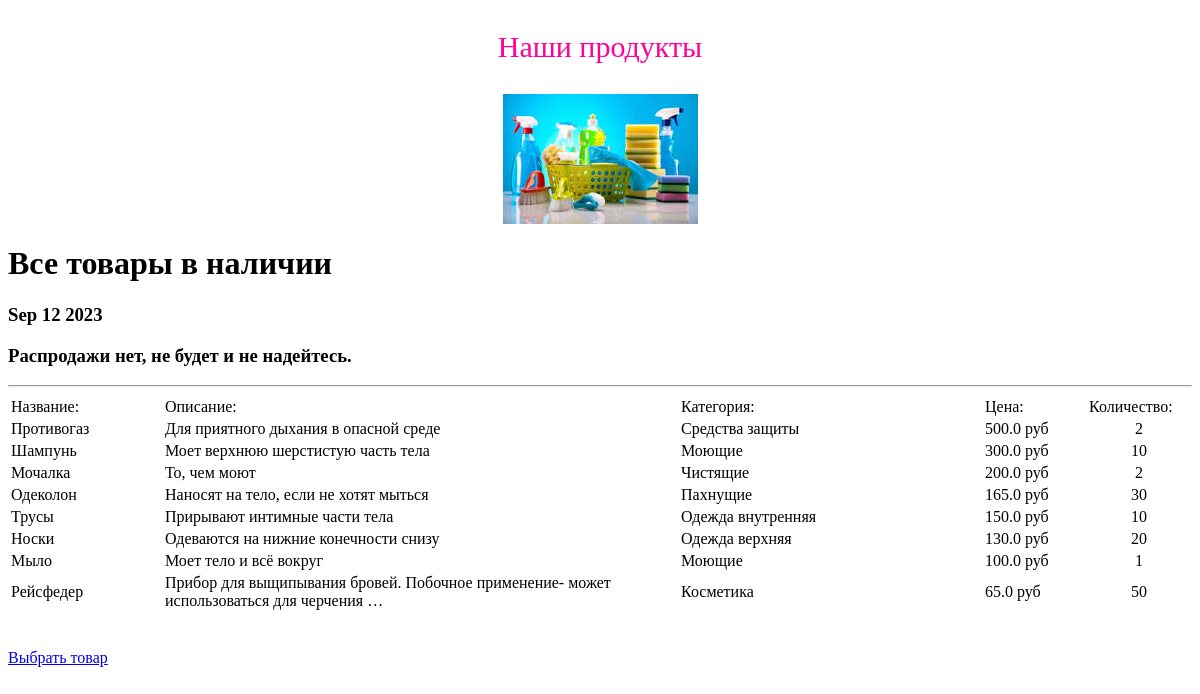
Before: /products/ with the older database file.
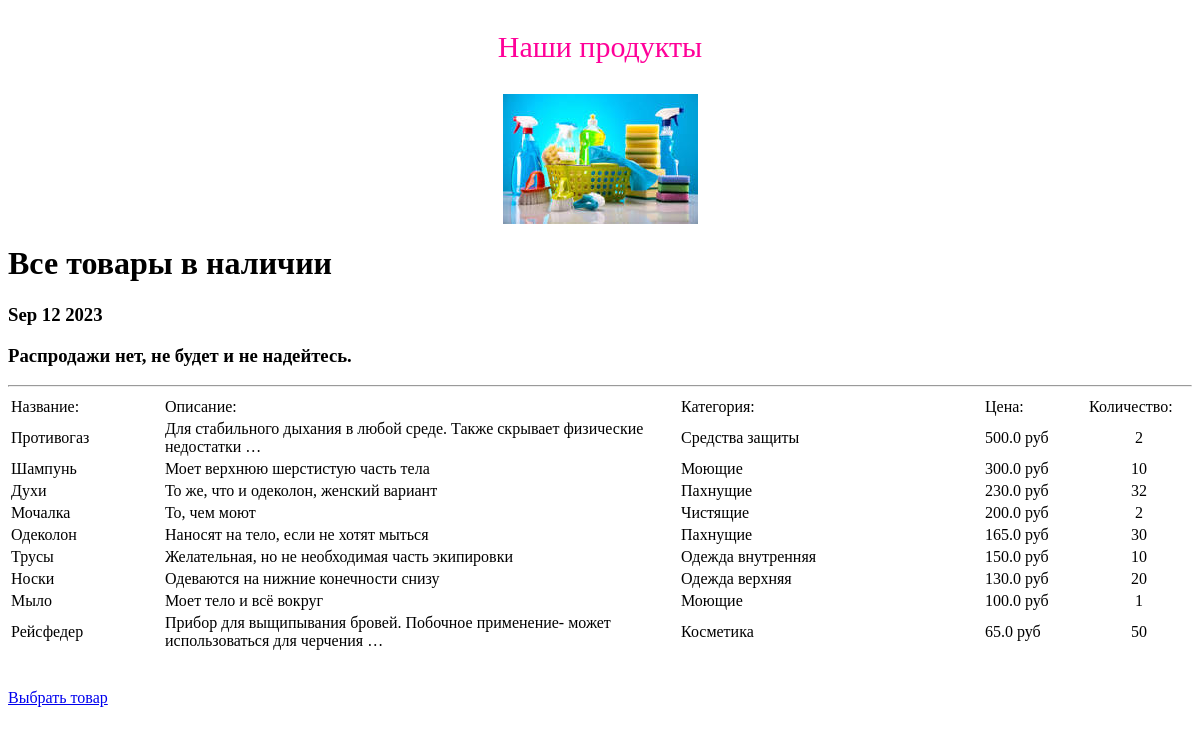
After: the same page with the newer database file.
### simpleapp/models.py (models this page shows, shortened)
class Product(models.Model):
    name = models.CharField(
        max_length=50,
        unique=True, # названия товаров не должны повторяться
    )
    description = models.TextField()
    quantity = models.IntegerField(
        validators=[MinValueValidator(0)],
    )
    category = models.ForeignKey(
        to='Category',
        on_delete=models.CASCADE,
        related_name='products', # все продукты в категории будут доступны через поле products
    )
    price = models.FloatField(
        validators=[MinValueValidator(0.0)],
    )

class Category(models.Model):
    name = models.CharField(max_length=100, unique=True)

### simpleapp/views_old1.py (the view)
# urls.py: path('products/', ProductsList.as_view()),
class ProductsList(ListView):
    model = Product
    ordering = '-price'
    template_name = 'products.html'
    context_object_name = 'products'
    '''В этот раз мы будем использовать DetailView. Он отличается от ListView тем, что возвращает конкретный объект,
    а не список всех объектов из БД. Адрес, однако, будет немного отличаться. В него надо будет добавить идентификатор
    товара, который мы хотим получить.
    Для этого снова перейдём в файл simpleapp/views.py и добавим в него представление ProductDetail,
    которое будет выдавать информацию об одном товаре.'''
    def get_context_data(self, **kwargs):
        context = super().get_context_data(**kwargs)
        context['time_now'] = datetime.utcnow()
        context['next_sale'] = None
        return context

### simpleapp/templatetags/custom_filters.py (called while the page is built)
@register.filter()
def currency(value, code="rub"):
    postfix = CURRENCIES_SYMBOLS[code]
    return f"{value} {postfix}"

### simpleapp/templatetags/custom_tags.py (called while the page is built)
@register.simple_tag()
def current_time(format_string='%b %d %Y'):
   return datetime.utcnow().strftime(format_string)

### templates/products.html (shortened to what this page needs)
{% extends 'flatpages/default.html' %}
{% load custom_filters %}
{% load custom_tags %}
{% block content %}
<h1>Все товары в наличии</h1>
<h3>{% current_time '%b %d %Y' %}</h3>
<h3>{{next_sale|default_if_none:'Распродажи нет, не будет и не надейтесь.'}}</h3>
<hr>
{% if products %}
<table>
    <tr>
        <td> Название: </td>
        <td> Описание: </td>
        <td> Категория: </td>
        <td> Цена: </td>
        <td> Количество: </td>
    </tr>
    {% for item in products %}
    <tr>
        <td width="150">{{item.name}}</td>
        <td>{{item.description|truncatewords:10}}</td>
        <td width="300">{{item.category.name}}</td>
        <td width="100">{{item.price|currency:"rub"}}</td>
        <td width="100" align="center">{{item.quantity}}</td>
    </tr>
    {% endfor %}
</table>
{% else %}
<h2>Товаров нет!</h2>
{% endif %}
<br><br>
<a href="/product">Выбрать товар</a>
{% endblock content %}

Changed rows visible on the page:
changed Product "Противогаз": description "Для приятного дыхания в опасной среде" → "Для стабильного дыхания в любой среде. Также скрывает физические недостатки …"
added Product: name "Духи", description "То же, что и одеколон, женский вариант", category.name "Пахнущие", price "230.0 руб", quantity "32"
changed Product "Трусы": description "Прирывают интимные части тела" → "Желательная, но не необходимая часть экипировки"
